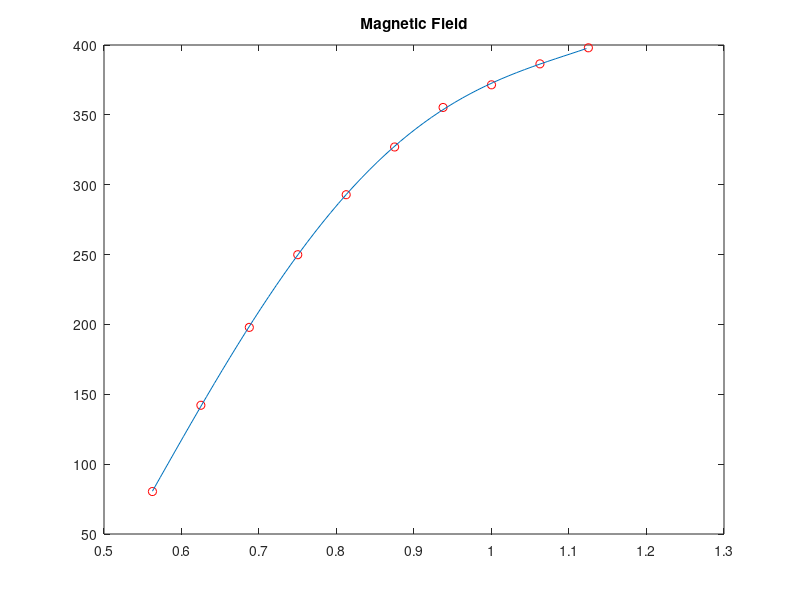

This chart was generated by the following MATLAB code:
clear all;
clc;

A = [81.8 79; % rough data for radial field
    143.3,141;
    198.8 197;
    250.8 249;
    292.7 293;
    329 325;
    356.6 354;
    371 372;
    385 388;
    397 399];

R = (1/2 + (1/16:1/16:10/16)).'; % radial distance in inches
B = (A(:,1)+A(:,2))/2; % Average field intensity
plot(R, B, 'ro');
title('Magnetic Field');

xdata = R';
ydata = B';

t = (1/2+1/16):0.01:(1/2+10/16);

%%%%%%%%%%%%%%%%%%%%%%%%
%       Curve fitting
%%%%%%%%%%%%%%%%%%%%%%%%

% Quadratic
fun = @(x, xdata)(x(1)+x(2)*xdata+x(3)*xdata.^2);
x0 = [ 1, 1, 1];
[x,norm_quad] = lsqcurvefit(fun,x0, xdata, ydata);
R = x(1)+x(2)*t+x(3)*t.^2; 
hold on
%plot(t,R);
hold off

% Cubic
fun = @(x, xdata)(x(1)+x(2)*xdata+x(3)*xdata.^2+x(4)*xdata.^3);
x0 = [ 1, 1, 1,1];
[x_cubic,norm_cubic] = lsqcurvefit(fun,x0, xdata, ydata);
R = x_cubic(1)+x_cubic(2)*t+x_cubic(3)*t.^2+x_cubic(4)*t.^3; 
hold on
%plot(t,R);
hold off

% Quartic
fun = @(x, xdata)(x(1)+x(2)*xdata+x(3)*xdata.^2+x(4)*xdata.^3+x(5)*xdata.^4);
x0 = [ 1, 1, 1,1,1];
[x_quar,norm_quartic] = lsqcurvefit(fun,x0, xdata, ydata);
R = x_quar(1)+x_quar(2)*t+x_quar(3)*t.^2+x_quar(4)*t.^3+x_quar(5)*t.^4; 
hold on
plot(t,R);
hold off

% Exponential
fun = @(x,xdata)(x(1)-x(1)*exp(-(xdata-x(2))/x(3)));
x0 = [400, -1, 1];
[x_exp, norm_exp] = lsqcurvefit(fun, x0, xdata, ydata);
R = x_exp(1)-x_exp(1).*exp(-(t-x_exp(2))/x_exp(3));
hold on 
%plot(t,R);
hold off;

% Double Exponential, probs not a good fit
fun = @(x,xdata)x(1)*(1-exp(-(xdata-x(2))/x(3)))+x(4)*(1-exp(-(xdata-x(5))/x(6)));
x0 = [200, -1, 1,200,-2,3];
[x_exp2,norm_exp2] = lsqcurvefit(fun, x0, xdata, ydata);
R = x_exp2(1)*(1-exp(-(t-x_exp2(2))/x_exp2(3)))+x_exp2(4)*(1-exp(-(t-x_exp2(5))/x_exp2(6)));
hold on 
%plot(t,R);
hold off;


% guess if lim x-> inf is unknown
% x = 468.6342    0.5072    0.3151